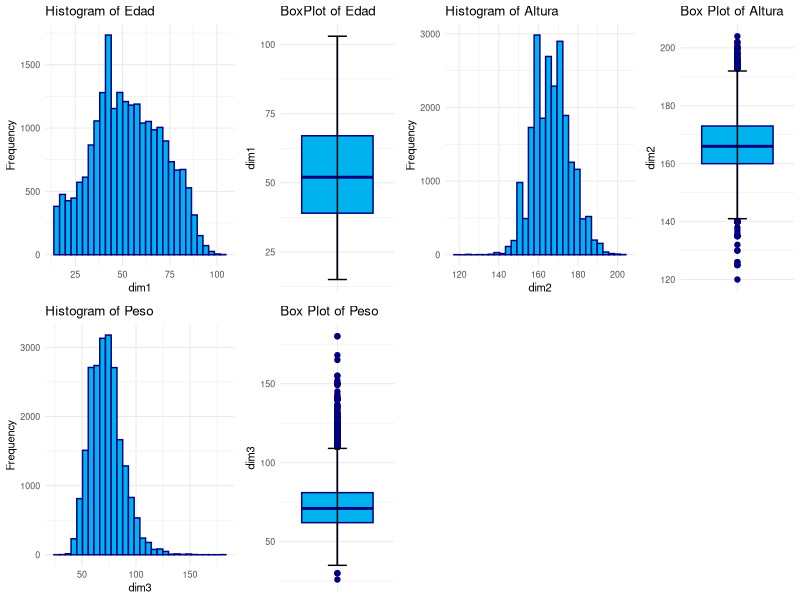
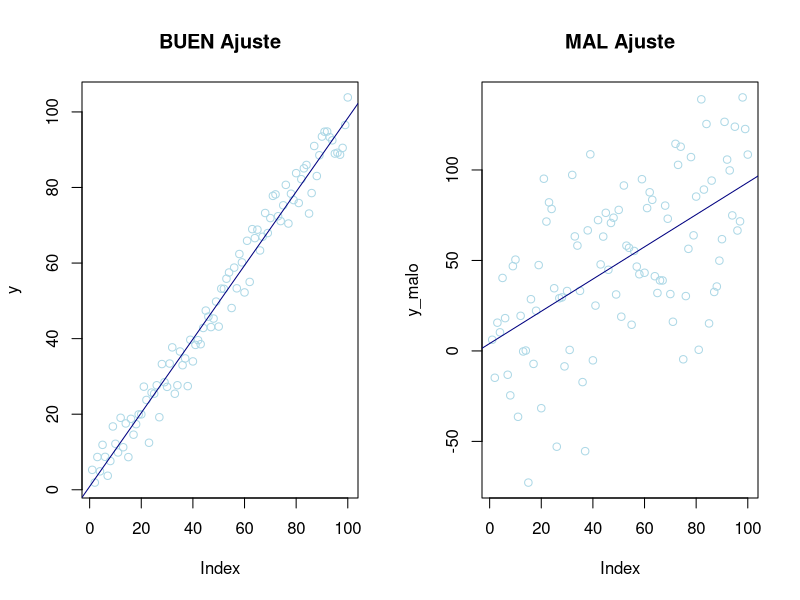

Generate these figures, in order, with R:
## ---- chunk 1
#| label: setup
#| include: false
knitr::opts_chunk$set(echo = TRUE, fig.align = "center", warning = FALSE, message = FALSE)


# fig.align= 'center para que nos centre todas figuras que se muestran
# warning = FALSE para que no muestre mensajes de warning
# message = FALSE para que no muestre mensajes automáticos cuando carga paquetes y demás en el output
## ---- chunk 2
#| label: librerias
library(readxl) # Para leer los excels
# library(kableExtra) # Para dar formato a las tablas html
library(knitr)
library(gridExtra) # Para cargar bien las tab
library(car) # for bonfferroni test
library(ggplot2)
## ---- chunk 3
#| label: datos
salud <- read_excel("../../../files/salud_reg.xlsx", sheet = "Datos")
## ---- chunk 4
anyNA(salud) # Any missing data
## ---- chunk 5
summary(salud)
table(salud$SEXO)
table(salud$IMC)
## ---- chunk 6
#| echo: false
#| fig-align: center
#| fig-cap: Plots de todas las dimensiones.
# Assuming IMV is your data frame and d is the variable of interest


# Histogram Edad
histogram <- ggplot(salud, aes(x = EDAD)) +
  geom_histogram(fill = "deepskyblue2", color = "navy") +
  labs(title = "Histogram of Edad", x = "dim1", y = "Frequency") +
  theme_minimal(base_size = 8)

# Box Plot Edad
boxplot <- ggplot(salud, aes(x = "d", y = EDAD)) +
  geom_boxplot(fill = "deepskyblue2", color = "navy") +
  stat_boxplot(geom = "errorbar", width = 0.2) +
  labs(title = "BoxPlot of Edad", x = "", y = "dim1") +
  theme_minimal(base_size = 8) +
  theme(
    axis.title.x = element_blank(),
    axis.text.x = element_blank(),
    axis.ticks.x = element_blank()
  )



# Histogram Altura
histogram2 <- ggplot(salud, aes(x = Altura)) +
  geom_histogram(fill = "deepskyblue2", color = "navy") +
  labs(title = "Histogram of Altura", x = "dim2", y = "Frequency") +
  theme_minimal(base_size = 8)

# Box Plot Altura
boxplot2 <- ggplot(salud, aes(x = "d", y = Altura)) +
  geom_boxplot(fill = "deepskyblue2", color = "navy") +
  stat_boxplot(geom = "errorbar", width = 0.2) +
  labs(title = "Box Plot of Altura", x = "", y = "dim2") +
  theme_minimal(base_size = 8) +
  theme(
    axis.title.x = element_blank(),
    axis.text.x = element_blank(),
    axis.ticks.x = element_blank()
  )



# Histogram Peso
histogram3 <- ggplot(salud, aes(x = Peso)) +
  geom_histogram(fill = "deepskyblue2", color = "navy") +
  labs(title = "Histogram of Peso", x = "dim3", y = "Frequency") +
  theme_minimal(base_size = 8)

# Box Plot Peso
boxplot3 <- ggplot(salud, aes(x = "d", y = Peso)) +
  geom_boxplot(fill = "deepskyblue2", color = "navy") +
  stat_boxplot(geom = "errorbar", width = 0.2) +
  labs(title = "Box Plot of Peso", x = "", y = "dim3") +
  theme_minimal(base_size = 8) +
  theme(
    axis.title.x = element_blank(),
    axis.text.x = element_blank(),
    axis.ticks.x = element_blank()
  )





# Arrange plots vertically
grid.arrange(histogram, boxplot, histogram2, boxplot2, histogram3, boxplot3, nrow = 2, ncol = 4, widths = c(0.3, 0.2, 0.3, 0.2))


# raros
sum(salud$Peso > 100)
## ---- chunk 7
par(mfrow = c(1, 2)) # Dos gráficos misma fila

# Poca variabilidad
x <- seq(1, 100, 1)
y <- rnorm(100, x, 5)
p1 <- plot(y, col = "lightblue", main = "BUEN Ajuste") + abline(lm(y ~ x), col = "navy")

# Mucha variabilidad
x_malo <- seq(1, 100, 1)
y_malo <- rnorm(100, x, 35)
p2 <- plot(y_malo, col = "lightblue", main = "MAL Ajuste") + abline(lm(y_malo ~ x_malo), col = "navy")
## ---- chunk 8
#| label: modelo1
#| class-source: fold-show
# Convertir a factor variables
salud$SEXO <- as.factor(salud$SEXO)
salud$IMC <- as.factor(salud$IMC)



# Dividimos los datos en Train/Test

salud_test <- salud[22000:22019, ]
salud <- salud[1:21999, ]



# Modelo inicial
lm1 <- lm(Peso ~ EDAD + Altura + IMC + SEXO, salud)

summary(lm1)
## ---- chunk 9
# Sin Sexo
lm2 <- lm(Peso ~ EDAD + Altura + IMC, salud)
summary(lm2)


# Sin IMC
lm3 <- lm(Peso ~ EDAD + Altura, salud)
summary(lm3)
## ---- chunk 10
summary(lm1)
## ---- chunk 11
prediccion <- predict(lm1, salud_test[, c(1, 3, 5, 2)], interval = "confidence", level = 0.95)
valor_real <- salud_test[, 4]

# Calculamos el MAE
MAE <- sum(abs(prediccion[, 1] - valor_real)) / 20
MAPE <- sum(abs((prediccion[, 1] - valor_real) / valor_real)) * 100 / 20
paste0("El MAE es: ", round(MAE, 5))
paste0("El MAPE es de: ", round(MAPE, 5), "%")
